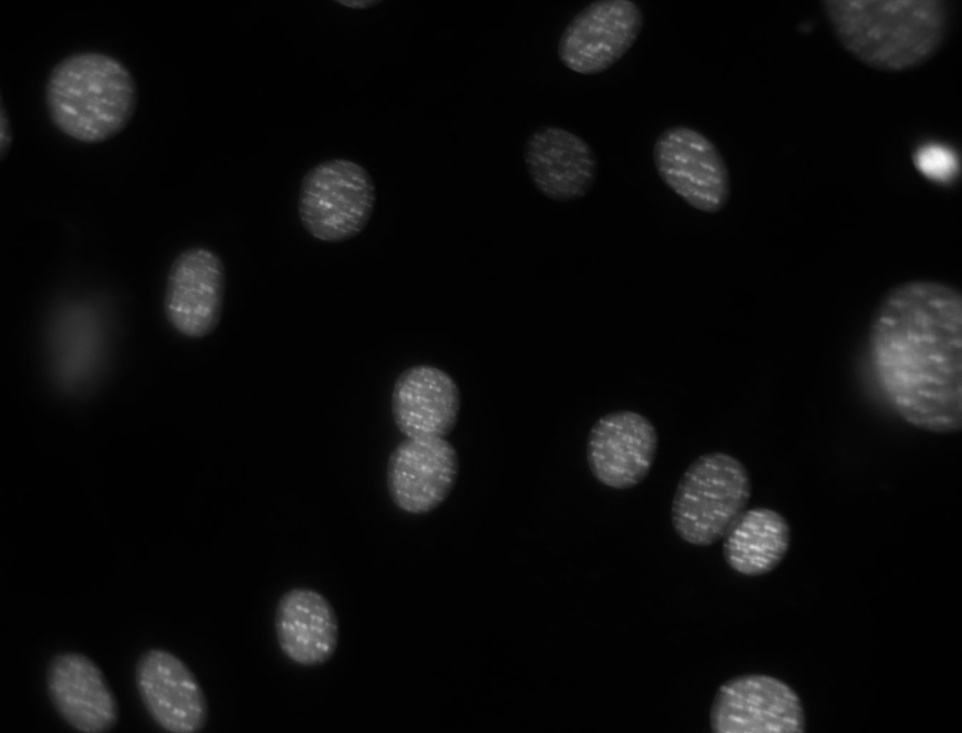
#> input picture images/dna.jpeg, 962 x 733 px, shrunk from 1344 x 1024 before the run
$ jupyter execute DNA_image.ipynb   (Python 2 division)   (older library calls are emulated)
#> lines starting #> are read from the running program, lines starting #| are printed output that depends on the picture
[cell 1]
import numpy as np
import scipy
import pylab
import pymorph
import mahotas
from scipy import ndimage

[cell 2]
cd ../images/

[cell 3]
dna = mahotas.imread('dna.jpeg')
#> dna: shape (733, 962, 3); min 0, max 251, mean 12.7

[cell 4]
pylab.imshow(dna)
pylab.show()

[cell 5]
pylab.imshow(dna)
pylab.gray()
pylab.show()

[cell 6]
print dna.shape
#| (733, 962, 3)
print dna.dtype
#| uint8
print dna.max()
#| 251
print dna.min()
#| 0

[cell 7]
#The shape is 1024 pixels high and 1344 pixels across (recall that the convention is the matrix convention: height x width).
#The type is uint8, i.e., unsigned 8-bit integer. The maximum value is 252 and the minimum value is 0 [3].

[cell 8]
pylab.imshow(dna // 2)
pylab.show()
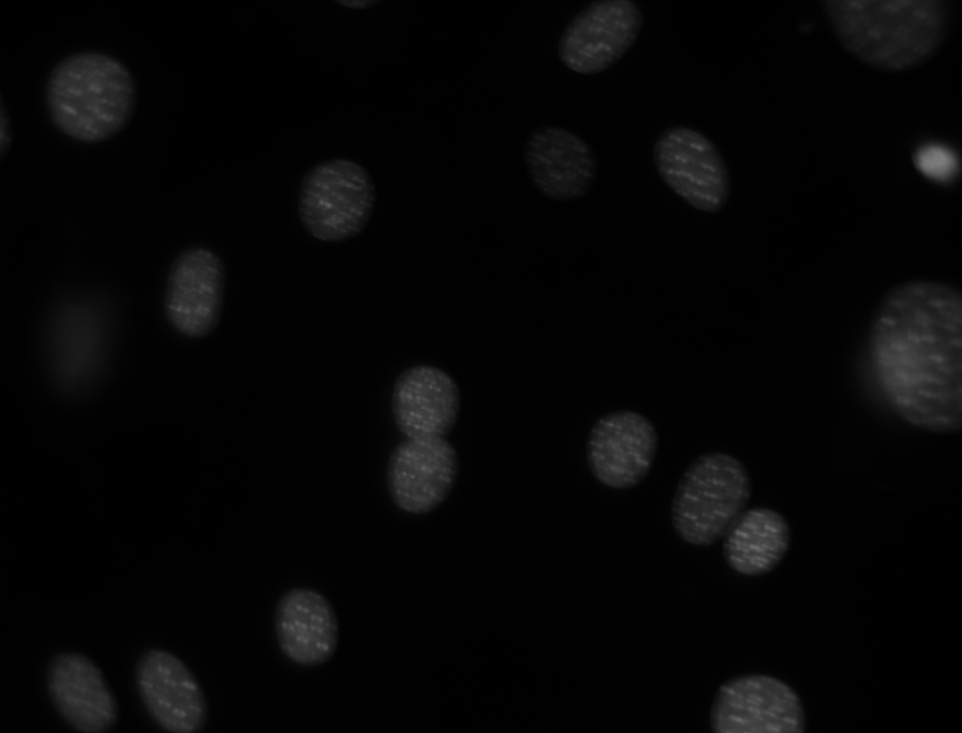
#> shown: shape (733, 962, 3); min 0, max 125, mean 6.2

[cell 9]
print dna.shape
#| (733, 962, 3)
print dna.dtype
#| uint8
print dna.max()
#| 251
print dna.min()
#| 0
